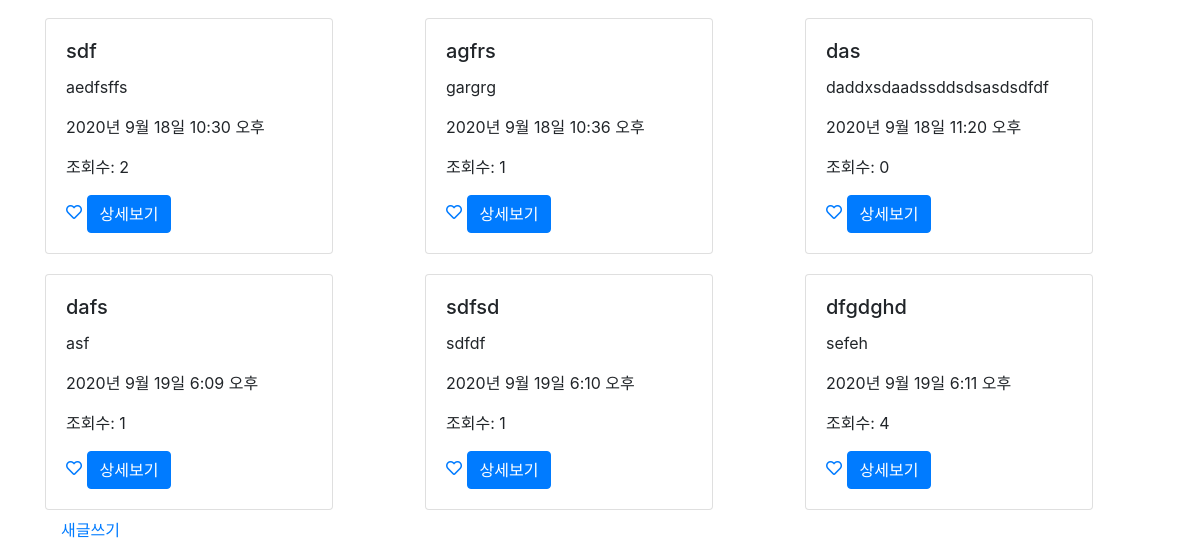
The app's page /posts/ (signed in, lower part), older data.
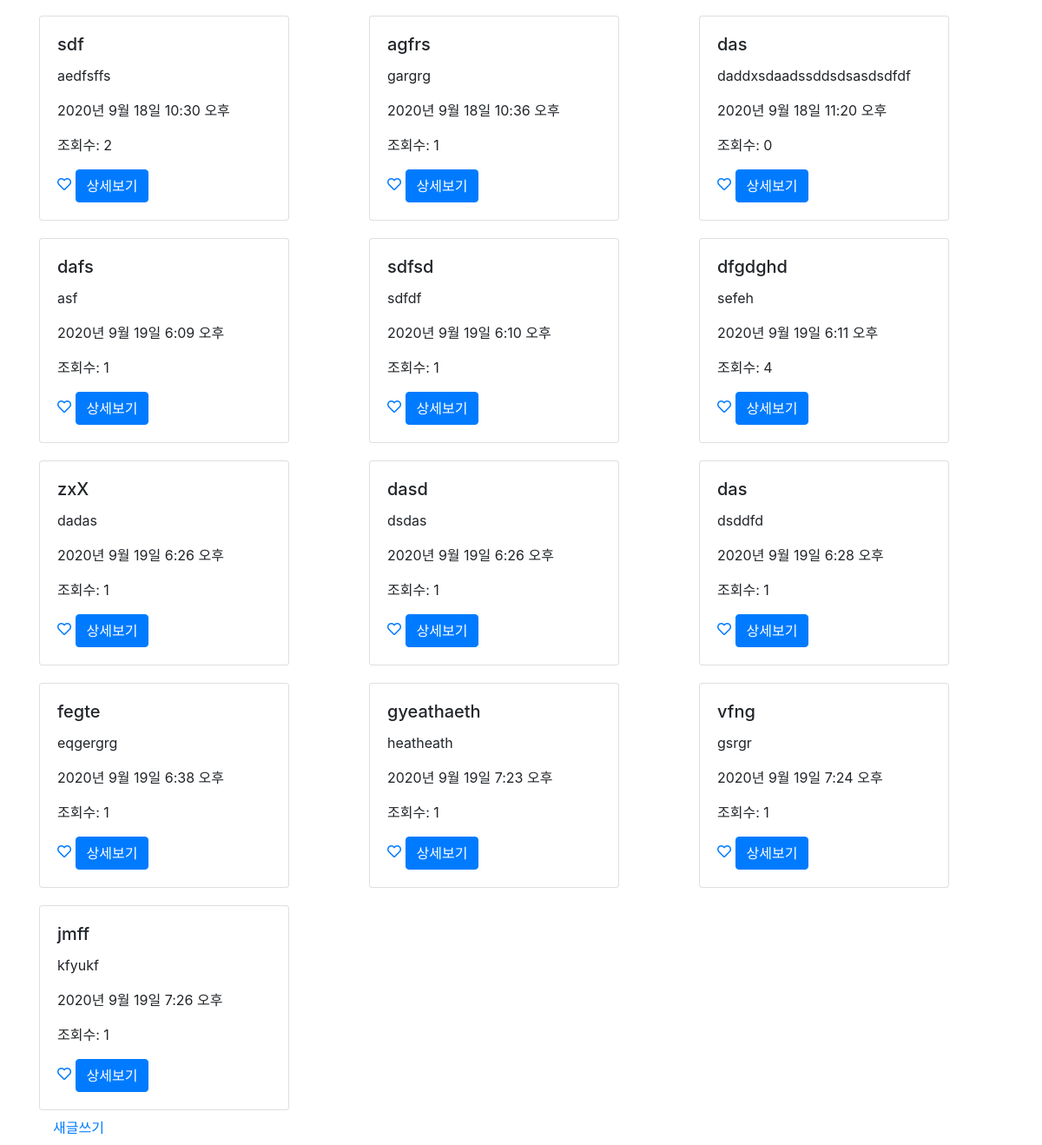
The same page, newer data.
### posts/models.py (models this page shows)
class Post(models.Model):
    title = models.CharField(max_length=50, null=False)
    content = models.TextField()
    writer = models.ForeignKey(User, on_delete = models.CASCADE, null=True)
    view_count = models.IntegerField(default = 0)
    created_at = models.DateTimeField(auto_now_add = True)
    updated_at = models.DateTimeField(auto_now = True)
    image = models.ImageField(upload_to='images/', null=True)
    like_user_set = models.ManyToManyField(User, blank=True, related_name="like_user_set", through="Like")
    like_count = models.IntegerField(default = 0)
    @property
    def like_count(self):
        return self.like_user_set.count()

### posts/views.py (the view)
# urls.py: path('', views.main, name="main"),
def main(request):
    posts = Post.objects.all()
    return render(request, 'posts/main.html', {'posts': posts})

### posts/templates/posts/main.html (shortened to what this page needs)
{% extends 'base.html' %}
{% load static %}
{% block content %}
{% if user.is_authenticated %}
<div class="container">
    <div class="row">
        {% for post in posts %}
        <div class="col-md-4 col-12">
            <div class="card" style="width: 18rem; margin-top: 20px;">
                <div class="card-body">
                    <h5 class="card-title">{{ post.title }}</h5>
                    <p class="card-text">{{ post.content }}</p>
                    <p>{{ post.created_at }}</p>
                    <p>조회수: {{ post.view_count }} </p>
                    <a href="{% url 'posts:post_like' post.id %}">
                        {% if user in post.like_user_set.all %}
                            <i class="fas fa-heart"></i>
                        {% else %}
                            <i class="far fa-heart"></i>
                        {% endif %}
                    </a>
                    <a href="{% url 'posts:show' post.id %}" class="btn btn-primary">상세보기</a>
                </div>
            </div>
        </div>
        {% endfor %}
    </div>
    <a class="nav-link" href="{% url 'posts:new' %}">새글쓰기</a>
</div>
{% else %}
  <h3>로그인 후 이용이 가능합니다.</h3>
    <a href="{% url 'account_login' %}" class="btn btn-warning">로그인</a>
    <a href="{% url 'account_signup' %}" class="btn btn-warning">회원가입</a>
{% endif %}
{% endblock %}

Row changes from the older to the newer data that the page shows:
added Post: title "zxX", content "dadas", created_at "2020년 9월 19일 6:26 오후", view_count "1"
added Post: title "dasd", content "dsdas", created_at "2020년 9월 19일 6:26 오후", view_count "1"
added Post: title "das", content "dsddfd", created_at "2020년 9월 19일 6:28 오후", view_count "1"
added Post: title "fegte", content "eqgergrg", created_at "2020년 9월 19일 6:38 오후", view_count "1"
added Post: title "gyeathaeth", content "heatheath", created_at "2020년 9월 19일 7:23 오후", view_count "1"
added Post: title "vfng", content "gsrgr", created_at "2020년 9월 19일 7:24 오후", view_count "1"
added Post: title "jmff", content "kfyukf", created_at "2020년 9월 19일 7:26 오후", view_count "1"
